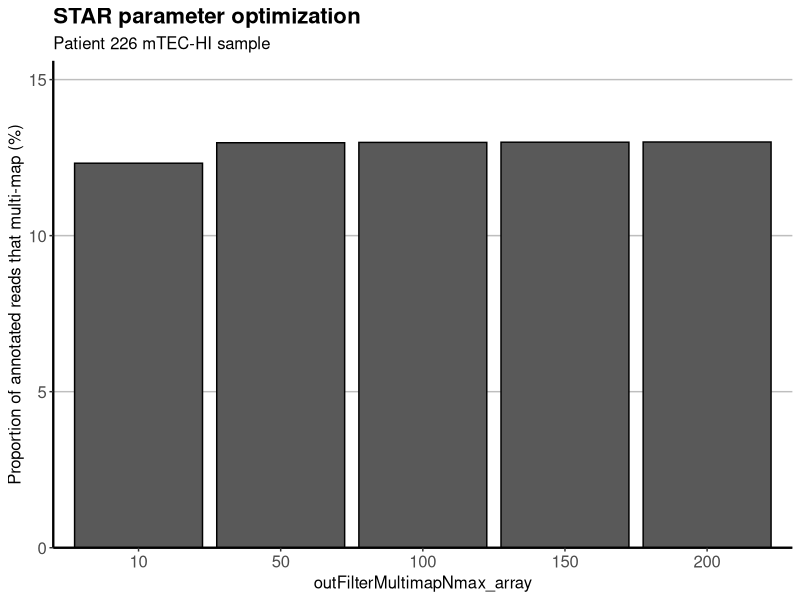
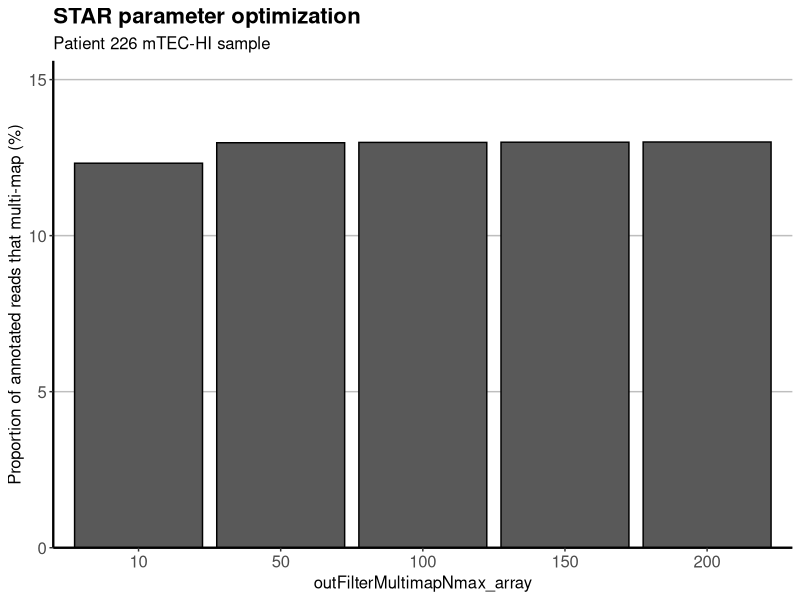

Reproduce these figures in R, in order.
library(ggplot2)
library(dplyr)

df = data.frame(multi_map_parameter = c(10, 50, 100, 150, 200))

df$multi_map_parameter = as.factor(df$multi_map_parameter)

df$annotated_reads = c(71792494.63372958, 71982022.56696483, 71993044.47464405, 71996200.89465106, 71998061.01108)
df$multi_reads = c(8845166, 9341186, 9349924, 9355569, 9360374)

df = mutate(df, percent_multi_reads = (multi_reads / annotated_reads) * 100)

plot = ggplot(data = df, aes(x = multi_map_parameter, y = percent_multi_reads)) +
  geom_bar(stat = 'identity', color = 'black') +
  scale_y_continuous(expand = expansion(mult = c(0, .2))) +
  xlab('outFilterMultimapNmax_array') +
  ylab('Proportion of annotated reads that multi-map (%)') +
  ggtitle('STAR parameter optimization', 'Patient 226 mTEC-HI sample')

plot + theme_bw() + theme(plot.title = element_text(face = 'bold', size = 16),
                               plot.subtitle = element_text(size = 12),
                               panel.grid.major.x = element_blank(),
                               panel.grid.minor.x = element_blank(),
                               panel.grid.major.y = element_line(color = 'grey'),
                               panel.grid.minor.y = element_blank(),
                               axis.text.x = element_text(size = 12),
                               axis.text.y = element_text(size = 12),
                               axis.title = element_text(size = 12),
                               axis.line = element_line(size = 0.8),
                               panel.border = element_blank(),
                               legend.text = element_text(size = 12),
                               legend.title = element_text(size = 14))

ggsave("/Users/mpeacey/TE_thymus/analysis/Plots/21-03-25/STAR_parameter_optimization.png", 
       width = 15, height = 10, units = "cm")